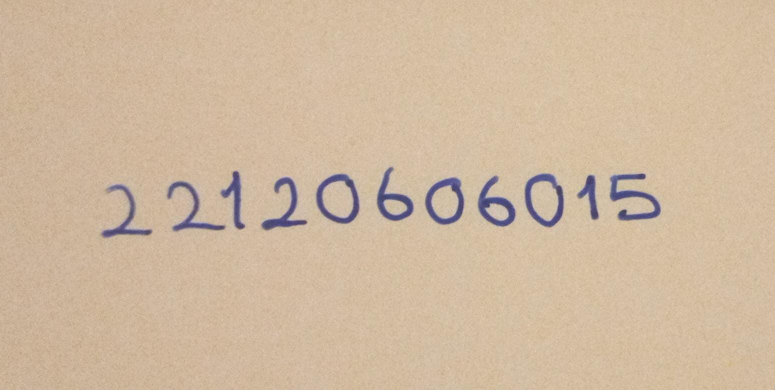
#> input picture handwriting/raw/student_number.jpg, 1550 x 779 px, found by its file name (shown at 1/2 size)
$ python prepare_handwriting.py
#> lines starting #> are read from the running program, lines starting #| are printed output that depends on the picture
"""Reproduce manually reviewed crops from the supplied 1550x779 photograph.
Coordinates are chosen from visible digit boundaries, never model predictions.
The original image is preserved; no strokes are generated or redrawn.
"""
import csv
import json
from pathlib import Path
from PIL import Image, ImageOps

BOXES = [
    (190, 350, 315, 490), (324, 350, 452, 475),
    (441, 330, 504, 470), (512, 340, 622, 475),
    (622, 335, 733, 462), (743, 322, 839, 457),
    (840, 340, 941, 464), (944, 337, 1042, 468),
    (1039, 333, 1139, 467), (1145, 336, 1208, 452),
    (1209, 333, 1337, 455),
]
# Human transcription of the photograph; not a model output.
TRANSCRIPTION = '22120606015'


def main():
    root = Path('handwriting')
    source = root/'raw/student_number.jpg'
    with Image.open(source) as image:
#> image is the input picture: PIL image 1550x779 RGB; mean R, G, B 207.7, 184.8, 159.7
        image = ImageOps.exif_transpose(image).convert('RGB')
        if image.size != (1550,779):
            raise ValueError('These reviewed crop coordinates require the original 1550x779 photograph.')
        (root/'digits').mkdir(parents=True, exist_ok=True)
        for i, box in enumerate(BOXES,1):
            image.crop(box).save(root/f'digits/{i:02d}.png')
#> this loop made 11 passes
#> pass 1, in main, `image.crop(box).save(root/f'digits/{i:02d}.png')`:
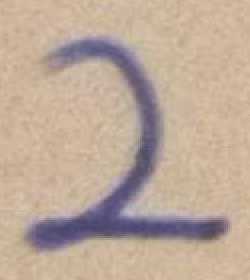
#> saved as 01.png: PIL image 125x140 RGB (shown 2 times larger); mean R, G, B 189.5, 169.4, 153.5
#> pass 2, in main, `image.crop(box).save(root/f'digits/{i:02d}.png')`:
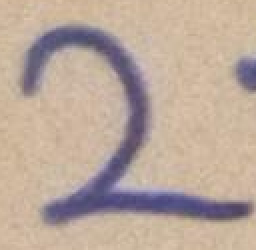
#> saved as 02.png: PIL image 128x125 RGB (shown 2 times larger); mean R, G, B 186.7, 167.6, 155.1
    with (root/'labels.csv').open('w',newline='',encoding='utf-8') as f:
        writer=csv.writer(f); writer.writerow(['file','label'])
        for i,label in enumerate(TRANSCRIPTION,1): writer.writerow([f'digits/{i:02d}.png',label])
    (root/'crop_metadata.json').write_text(json.dumps({
        'original':'raw/student_number.jpg', 'original_size':[1550,779],
        'coordinate_order':'left, top, right, bottom; right/bottom exclusive',
        'method':'manually reviewed rectangular crops; no stroke modification',
        'labels_source':'human visual transcription; student confirmation recommended',
        'transcription':TRANSCRIPTION, 'boxes':BOXES,
    },ensure_ascii=False,indent=2),encoding='utf-8')

if __name__=='__main__': main()
